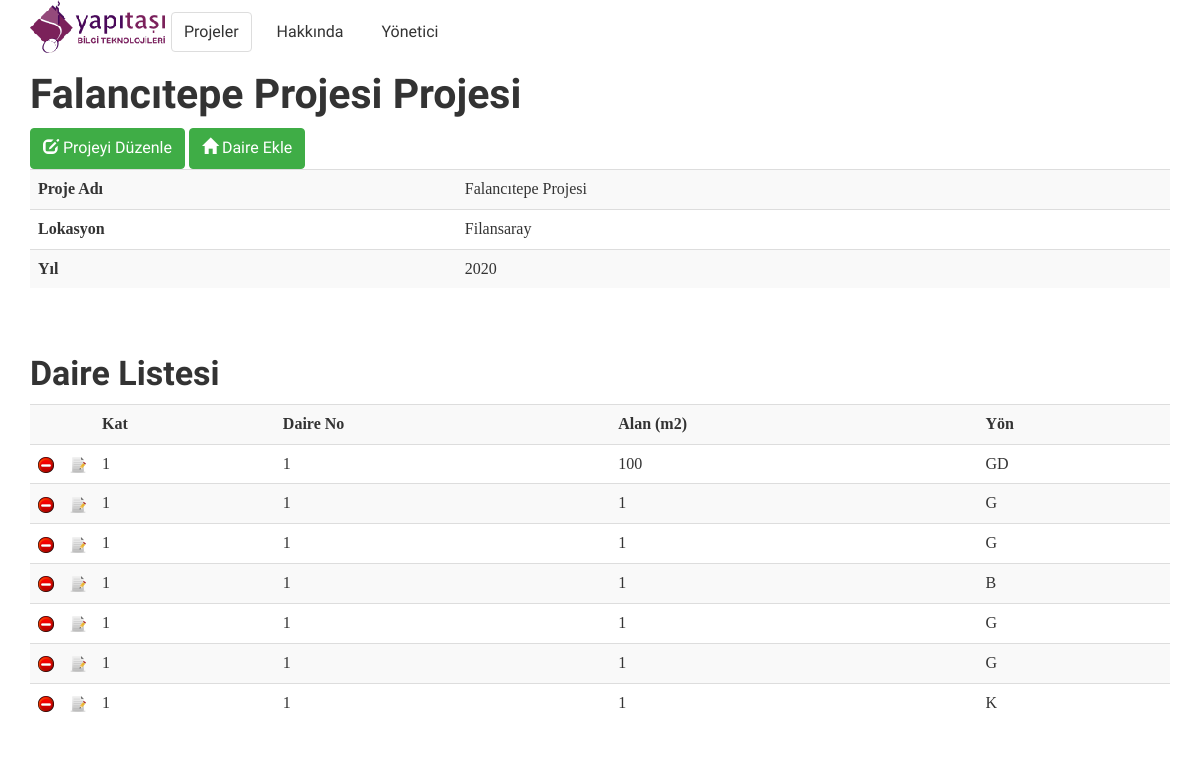
The page /unit/project/8/ on the database as committed earlier.
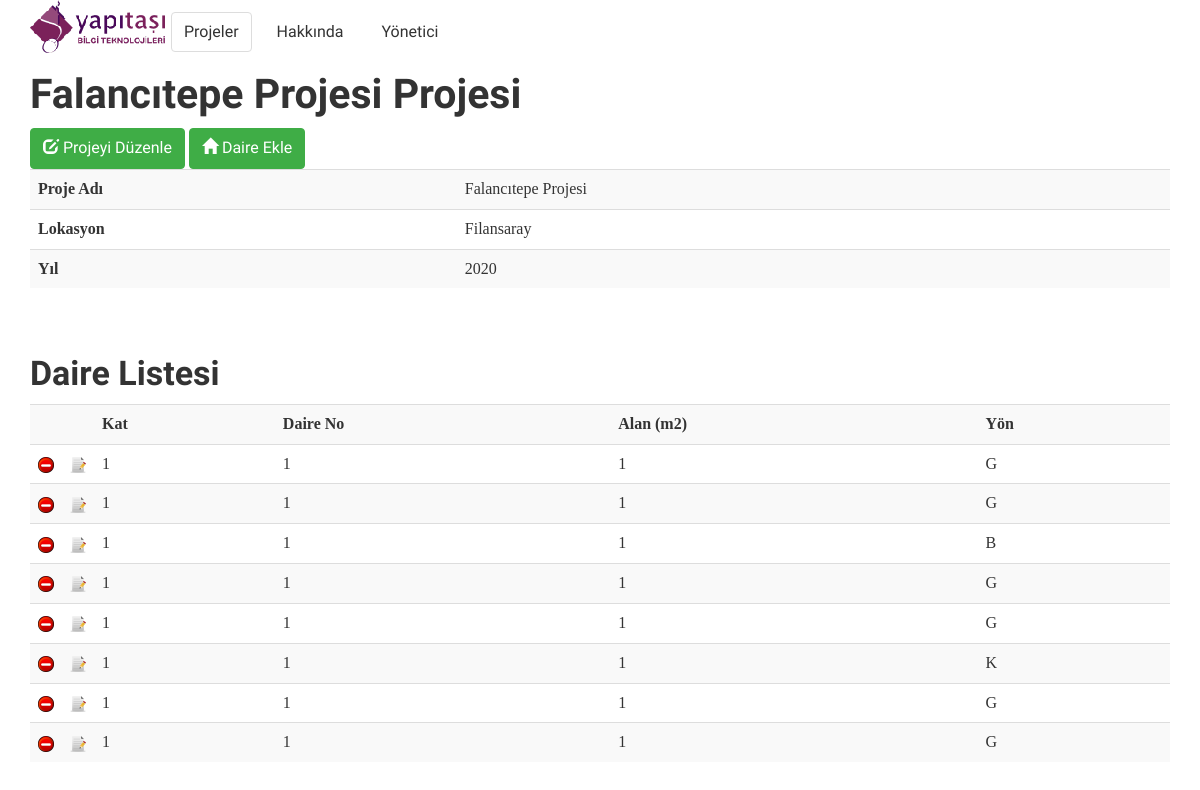
The same page on the database as committed later.
### unit/models.py (models this page shows, shortened)
class Project(models.Model):
    name = models.CharField('project_name', max_length=80)
    city = models.CharField('project_city', max_length=80)
    year = models.IntegerField('launch_year')

class Unit(models.Model):
    project = models.ForeignKey(Project)
    floor = models.IntegerField('unit_floor')
    unit_no = models.IntegerField('unit_no', unique=True)
    area = models.IntegerField('gross area (m2)')
    direction = models.CharField('direction', max_length=2)

### unit/views.py (the view)
# urls.py: url(r'^project/(?P<id>[\d]+)/$', views.project, name='project'),
def project(request, id):
    project = Project.objects.get(id=id)
    units = Unit.objects.filter(id=id)
    context = {'project': project}
    return render(request, 'unit/project.html', context)

### unit/templates/unit/project.html (shortened to what this page needs)
{% extends 'common/base.html' %}
{% block content %}
    <h1> {{ project.name }} Projesi</h1>
        <a class="btn btn-success" href="{% url 'edit_project' project.id %}">
				<i class="glyphicon glyphicon-edit"></i> Projeyi Düzenle
			</a>
        <a class="btn btn-success" href="{% url 'add_unit' project.id %}">
				<i class="glyphicon glyphicon-home"></i> Daire Ekle
			</a>
     <table class="table table-striped table-hover">
    <tr>
        <th>Proje Adı</th>
        <td>{{ project.name }}</td>
    </tr>
     <tr>
        <th>Lokasyon</th>
        <td>{{  project.city }}</td>
    </tr>
            <tr>
        <th>Yıl</th>
        <td>{{  project.year }}</td>
    </tr>
    </table>
    <br>
    <h2>Daire Listesi</h2>
    <table class="table table-striped table-hover">
    <tr>
        <th style="width:10px" title="Sil"></th>
        <th style="width:10px" title="Düzenle"></th>
        <th>Kat</th>
        <th>Daire No</th>
        <th>Alan (m2)</th>
        <th>Yön</th>
    </tr>
    {% for unit in project.unit_set.all %}
    <tr>
    <td><a href="{% url 'delete_unit' unit.id %}"><img src="{{ STATIC_URL }}icons/delete.png" alt="Sil"></a></td>
    <td><a href="{% url 'edit_unit' unit.id %}"><img src="{{ STATIC_URL }}icons/edit.png" alt="Düzenle"></a></td>
    <td>{{  unit.floor }}</td>
    <td>{{  unit.unit_no }}</td>
    <td>{{  unit.area }}</td>
    <td>{{  unit.direction }}</td>
    </tr>
    {% endfor %}
    </table>
{% endblock %}

### common/templates/common/base.html (shortened to what this page needs)
<!DOCTYPE html>
<html lang="en">
  <head>
    <link href="{{ STATIC_URL }}css/bootstrap.min.css" rel="stylesheet">
    <link href="{{ STATIC_URL }}css/starter-template.css" rel="stylesheet">
  </head>
  <body>
    <div class="navbar navbar-inverse navbar-fixed-top" role="navigation">
      <div class="container">
        <div class="navbar-header">
            <a href="http://www.yapitasi.com/tr/"><img src="{{ STATIC_URL }}img/logo.png" alt="Yapıtaşı Bilgi Teknolojileri" title="Yapıtaşı Bilgi Teknolojileri"></a>
        </div>
        <div class="collapse navbar-collapse">
          <ul class="nav navbar-nav">
            <li class="active"><a href="{% url 'project_list'%}">Projeler</a></li>
            <li><a href="#about">Hakkında</a></li>
            <li><a href="/admin">Yönetici</a></li>
          </ul>
        </div>
      </div>
    </div>
    <div class="container">
        {% block content %}{% endblock content %}
    </div>
  </body>
</html>

### _static/css/starter-template.css (style rules this page uses)
body { padding-top: 50px; }

Rows that differ between the two databases and show on the page:
removed Unit: floor "1", unit_no "1", area "100", direction "GD"
added Unit: floor "1", unit_no "1", area "1", direction "G"
added Unit: floor "1", unit_no "1", area "1", direction "G"
